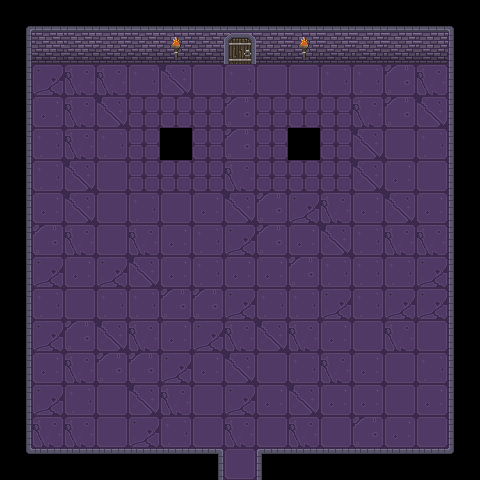

This is a level from a 2D game, rendered from its Tiled map with the project's own tilesets. A one-line summary and the complete map file follow:
An orthogonal 15x15 tile map with 32x32 px tiles, 4 tile layers (background, walls, open_doors, closed_doors), 2 tilesets and 9 objects (5x collision, 2x mapC, Boss/interruptors, NPC).

<map version="1.10" tiledversion="1.10.2" orientation="orthogonal" renderorder="right-down" width="15" height="15" tilewidth="32" tileheight="32" infinite="0" nextlayerid="6" nextobjectid="12">
 <tileset firstgid="1" source="dungeon.tsx" />
 <tileset firstgid="57" source="black.tsx" />
 <layer id="1" name="background" width="15" height="15">
  <data encoding="csv">
57,57,57,57,57,57,57,57,57,57,57,57,57,57,57,
57,18,25,23,16,19,23,16,23,26,26,23,17,18,57,
57,18,25,25,26,19,23,26,23,23,26,26,17,25,57,
57,16,25,19,24,24,24,17,24,24,24,25,17,19,57,
57,26,25,26,24,57,24,17,24,57,24,19,23,26,57,
57,26,19,23,24,24,24,25,24,24,24,19,16,23,57,
57,16,19,23,26,23,16,19,17,18,25,16,19,16,57,
57,17,25,23,25,16,26,18,17,16,19,26,25,25,57,
57,18,16,18,19,16,26,16,16,17,26,26,26,18,57,
57,26,23,26,26,17,17,18,26,26,18,26,18,18,57,
57,18,17,19,25,16,18,25,19,25,16,23,25,23,57,
57,16,25,17,17,18,16,19,23,26,25,16,23,26,57,
57,18,26,23,19,25,23,18,16,19,16,16,23,16,57,
57,25,25,23,18,26,23,25,23,25,23,17,16,23,57,
57,57,57,57,57,57,57,23,57,57,57,57,57,57,57
</data>
 </layer>
 <objectgroup id="5" name="Calque d'Objets 1">
  <object id="1" type="collision" x="0" y="0" width="32" height="480" />
  <object id="2" type="collision" x="448" y="0" width="32" height="480" />
  <object id="3" type="collision" x="32" y="0" width="416" height="64" />
  <object id="4" type="collision" x="32" y="448" width="192" height="32" />
  <object id="5" type="collision" x="256" y="448" width="192" height="32" />
  <object id="6" name="closed_door" type="Boss/interruptors" x="226" y="32" width="32" height="45" />
  <object id="8" name="door" type="mapC" x="225" y="436" width="31" height="40" />
  <object id="9" name="playerspawn" type="mapC" x="241" y="352">
   <point />
  </object>
  <object id="10" name="NPC" x="240" y="205">
   <point />
  </object>
 </objectgroup>
 <layer id="2" name="walls" width="15" height="15">
  <data encoding="csv">
1,5,3,3,2,3,3,4,3,2,2,4,4,2,6,
22,12,12,9,12,11,12,11,11,10,10,11,10,11,27,
15,0,0,0,0,0,0,0,0,0,0,0,0,0,27,
8,0,0,0,0,0,0,0,0,0,0,0,0,0,27,
15,0,0,0,0,0,0,0,0,0,0,0,0,0,27,
15,0,0,0,0,0,0,0,0,0,0,0,0,0,13,
22,0,0,0,0,0,0,0,0,0,0,0,0,0,13,
15,0,0,0,0,0,0,0,0,0,0,0,0,0,20,
22,0,0,0,0,0,0,0,0,0,0,0,0,0,13,
8,0,0,0,0,0,0,0,0,0,0,0,0,0,13,
15,0,0,0,0,0,0,0,0,0,0,0,0,0,13,
15,0,0,0,0,0,0,0,0,0,0,0,0,0,27,
15,0,0,0,0,0,0,0,0,0,0,0,0,0,27,
22,0,0,0,0,0,0,0,0,0,0,0,0,0,27,
29,32,33,30,32,33,37,0,36,33,30,32,30,32,34
</data>
 </layer>
 <layer id="3" name="open_doors" width="15" height="15">
  <data encoding="csv">
0,0,0,0,0,0,0,0,0,0,0,0,0,0,0,
0,0,0,0,0,41,0,35,0,41,0,0,0,0,0,
0,0,0,0,0,0,0,0,0,0,0,0,0,0,0,
0,0,0,0,0,0,0,0,0,0,0,0,0,0,0,
0,0,0,0,0,0,0,0,0,0,0,0,0,0,0,
0,0,0,0,0,0,0,0,0,0,0,0,0,0,0,
0,0,0,0,0,0,0,0,0,0,0,0,0,0,0,
0,0,0,0,0,0,0,0,0,0,0,0,0,0,0,
0,0,0,0,0,0,0,0,0,0,0,0,0,0,0,
0,0,0,0,0,0,0,0,0,0,0,0,0,0,0,
0,0,0,0,0,0,0,0,0,0,0,0,0,0,0,
0,0,0,0,0,0,0,0,0,0,0,0,0,0,0,
0,0,0,0,0,0,0,0,0,0,0,0,0,0,0,
0,0,0,0,0,0,0,0,0,0,0,0,0,0,0,
0,0,0,0,0,0,0,0,0,0,0,0,0,0,0
</data>
 </layer>
 <layer id="4" name="closed_doors" width="15" height="15">
  <data encoding="csv">
0,0,0,0,0,0,0,0,0,0,0,0,0,0,0,
0,0,0,0,0,0,0,42,0,0,0,0,0,0,0,
0,0,0,0,0,0,0,0,0,0,0,0,0,0,0,
0,0,0,0,0,0,0,0,0,0,0,0,0,0,0,
0,0,0,0,0,0,0,0,0,0,0,0,0,0,0,
0,0,0,0,0,0,0,0,0,0,0,0,0,0,0,
0,0,0,0,0,0,0,0,0,0,0,0,0,0,0,
0,0,0,0,0,0,0,0,0,0,0,0,0,0,0,
0,0,0,0,0,0,0,0,0,0,0,0,0,0,0,
0,0,0,0,0,0,0,0,0,0,0,0,0,0,0,
0,0,0,0,0,0,0,0,0,0,0,0,0,0,0,
0,0,0,0,0,0,0,0,0,0,0,0,0,0,0,
0,0,0,0,0,0,0,0,0,0,0,0,0,0,0,
0,0,0,0,0,0,0,0,0,0,0,0,0,0,0,
0,0,0,0,0,0,0,0,0,0,0,0,0,0,0
</data>
 </layer>
</map>
